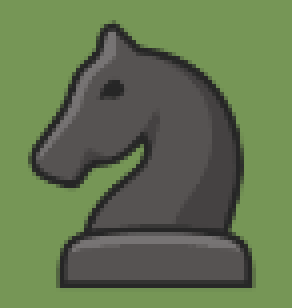
#> input picture ChessVideoCapturePy/bNvert.png, 73 x 77 px (shown 4 times larger)
$ python findKnights.py
#> lines starting #> are read from the running program, lines starting #| are printed output that depends on the picture
import cv2
import numpy as np

bNvert_img = cv2.imread('bNvert.png', cv2.IMREAD_UNCHANGED)
#> bNvert_img is the input picture: shape (77, 73, 3); mean B, G, R 80.2, 116, 99.2
fullscreen_img = cv2.imread('fullscreen.png', cv2.IMREAD_UNCHANGED)
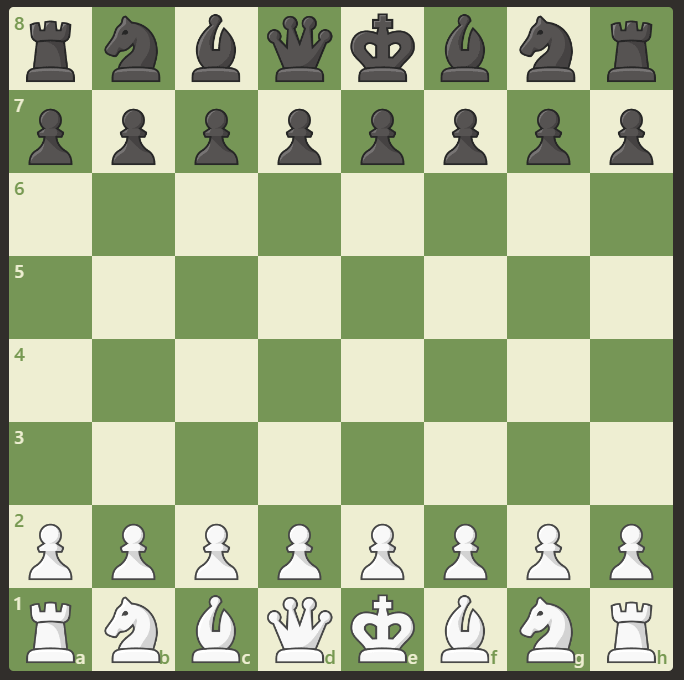
#> input picture ChessVideoCapturePy/fullscreen.png, 684 x 680 px
#> fullscreen_img is the input picture: shape (680, 684, 3); mean B, G, R 141, 178.7, 165.9

result = cv2.matchTemplate(fullscreen_img, bNvert_img, cv2.TM_CCOEFF_NORMED)
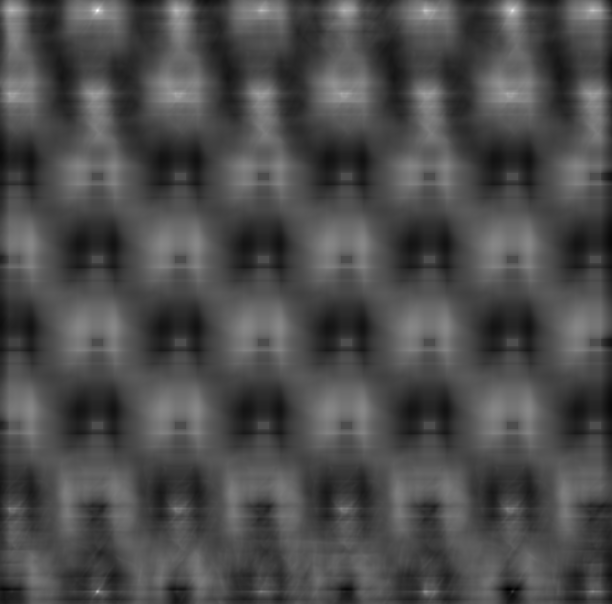
#> result: shape (604, 612) float32; min -0.435, max 1, mean -0.00552; drawn with min black and max white

w = bNvert_img.shape[1]
#> w = 73
h = bNvert_img.shape[0]
#> h = 77

threshold = .7

yloc, xloc = np.where(result >= threshold)
#> yloc = 20 values from 9 to 11; xloc = 20 values, max 513 at index 5, min 95 at index 6, mean 283.8


rectangles = []
for (x, y) in zip(xloc, yloc):
    rectangles.append([int(x), int(y), int(w), int(h)])
#> this loop made 20 passes
#> (x, y) on passes 1 to 12: (96, 9), (97, 9), (98, 9), (511, 9), (512, 9), (513, 9), (95, 10), (96, 10), (97, 10), (98, 10), (99, 10), (511, 10)
#> after the loop, rectangles = 20 items, first 6: [96, 9, 73, 77], [97, 9, 73, 77], [98, 9, 73, 77], [511, 9, 73, 77], [512, 9, 73, 77], [513, 9, 73, 77]

rectangles, weights = cv2.groupRectangles(rectangles, 1, 0.2)
#> rectangles = [[97, 10, 73, 77], [512, 10, 73, 77]]; weights = [11, 9]

rectangles = rectangles[:,:2]
#> rectangles = [[97, 10], [512, 10]]

print(rectangles)
#| [[ 97  10]
#|  [512  10]]
